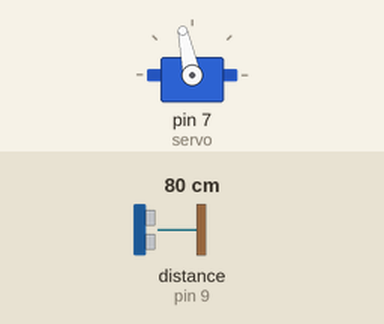
The sketch below on a simulated Arduino Uno, built with avr-gcc and run on an emulated ATmega328P. Shown: servo. Wiring (inferred from the names in the program): ultrasonic range finder: trigger pin 8; echo pin 9. The inputs (shaded band) are chosen by the test bench; at power-on: distance to the obstacle (sensor on pin 9) 80 cm. The echo pulse lasts 58.3 µs per cm.

Above: at 1.2 s.
1.3 s: distance to the obstacle (sensor on pin 9) set to 2 cm
At 1.8 s:
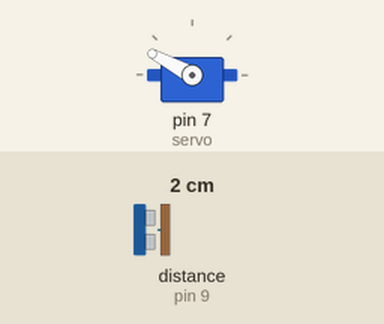
4.3 s: distance to the obstacle (sensor on pin 9) set to 18 cm
7.3 s: distance to the obstacle (sensor on pin 9) set to 4 cm
At 8.2 s:
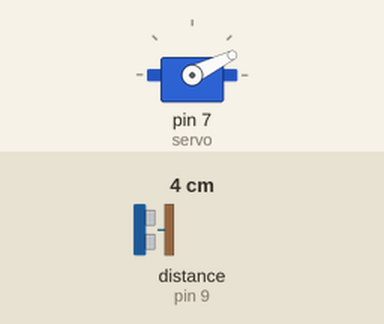
Timing chart, 0 to 16.3 s (numbered marks = the images above; inputs shaded):
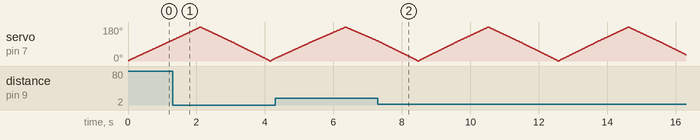

The sketch:

main.ino
```cpp
#include <Servo.h>
#include <SoftwareSerial.h>
Servo motor;
SoftwareSerial BTSerial(2,3); // RX : 2, TX : 3

//servo motor
int servo_value = 0 ;
int diff = 2;
int servo = 7; // PIN 7

//ultrasonic sensor
int trig = 8;  // PIN 8
int echo = 9;  // PIN 9


void setup() {
  // put your setup code here, to run once:
  motor.attach(servo);
  pinMode(trig, OUTPUT);
  pinMode(echo, INPUT);
  //Serial.begin(9600);
  while(!BTSerial){
    ;
  }

  BTSerial.begin(9600);
}

void loop() {
  //Initialize ultrasonic
  //digitalWrite(trig,LOW);
  //digitalWrite(echo,LOW);
  //delayMicroseconds(2);

  servo_value += diff;
  if(servo_value==0 || servo_value==180 ){
    diff*=-1;
  }
  motor.write(servo_value);


  digitalWrite(trig,HIGH);
  delayMicroseconds(10);
  digitalWrite(trig,LOW);

  unsigned long duration = pulseIn(echo, HIGH);

  float distance = duration /29.0/2.0;
  int bias = int(distance/20);
  if( bias < 15){
    delay(15-bias);
  }

  BTSerial.print(int(distance));
  BTSerial.print(" ");
  BTSerial.println(servo_value);

}
```
